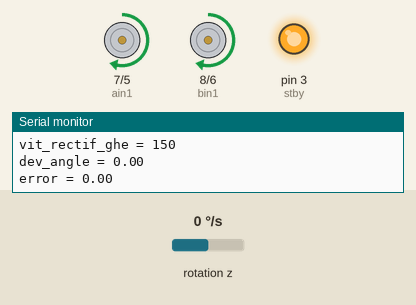
The sketch below on a simulated Arduino Uno, built with avr-gcc and run on an emulated ATmega328P. Shown: direction and speed pins drawn as motors (green arrow = direction pin HIGH = forward, orange = LOW = backward, longer = more drive, stopped while the standby pin is LOW), output pins drawn as LEDs (lit = HIGH), the last lines printed to the serial monitor. Wiring (inferred from the names in the program): MPU-6050 motion sensor at I2C address 0x68. The test bench sets the inputs (shaded band); at power-on: rotation z 0 °/s.

Above: at 3.2 s.
3.3 s: rotation z set to -100 °/s
At 4.6 s:
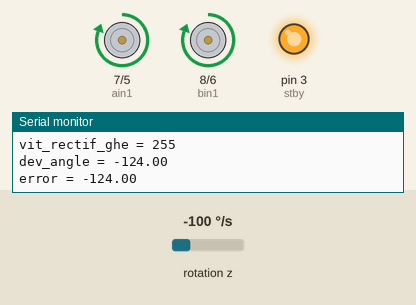
6.3 s: rotation z set to 100 °/s
At 8.4 s:
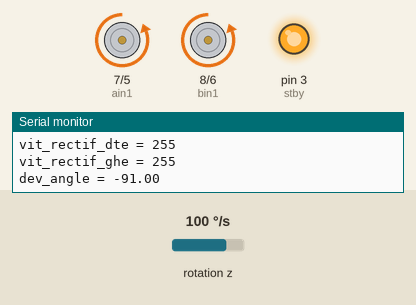
9.3 s: rotation z set to 6 °/s
At 11.94 s:
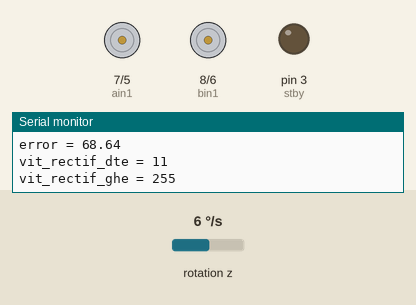
12.3 s: rotation z set to -1 °/s
Timing chart, 0 to 26.3 s (numbered marks = the images above; inputs shaded):
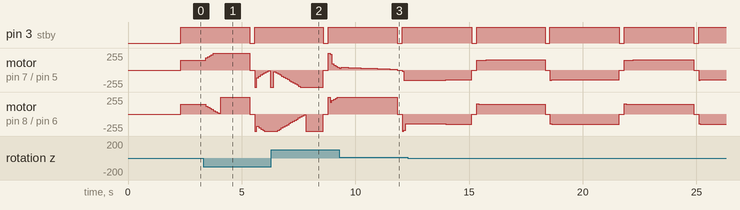

The sketch:

3-trajectory_correction.ino
```cpp
#include <Wire.h>
//motor driver parameter
unsigned int pwmA = 5;
unsigned int pwmB = 6;
unsigned int ain1 = 7;
unsigned int bin1 = 8;
unsigned int stby = 3;
unsigned int vit = 150;
//MPU parameters
unsigned int FSEL = 0; //0=> 250°/s; 1=>500°/s; 2=>1000°/s; 3=>2000°/s
unsigned int MPU_addr = 0b1101000;
unsigned int gyroz_out_h = 0X47;
unsigned int gyroz_out_l = 0X48;
float gz0,gz1=0.0;

unsigned long t2=0;
unsigned int direction = 1;
float error_1, erreur_cumul = 0.0;

//function to read one byte in I²C protocol
int lire_byte_i2c(int addr, int RA){
  int data = 0;
  Wire.beginTransmission(addr);
  Wire.write(RA);
  Wire.endTransmission();
  Wire.requestFrom(addr,1);
  if(Wire.available()!=0){
    data = Wire.read();
    //Serial.println(data);
  }
  return data;
}

//function to write one byte in I²C protocol
void ecrire_byte_i2c(int addr,int RA,int data){
  Wire.beginTransmission(addr);
  Wire.write(RA);
  Wire.write(data);
  Wire.endTransmission();
}

//function to setup the motor driver
void motor_driver_setup(int vit){
  pinMode(pwmA,OUTPUT);
  pinMode(pwmB,OUTPUT);
  pinMode(ain1,OUTPUT);
  pinMode(bin1,OUTPUT);
  pinMode(stby,OUTPUT);
}

//function to setup the MPU6050
void mpu_setup(){
  //initialisaiton de la communication I²C
  Wire.begin();
  //configuration de l'horloge source et désactivation du capteur de température, du mode sleep et cycle (registre 0X6B)
  ecrire_byte_i2c(MPU_addr,0X6B,0X09);
  //configuration du registre du gyroscope (registre 0x1B)
  ecrire_byte_i2c(MPU_addr,0X1B,0b00<<3);
  delay(2000);//==> VERY IMPORTANT
  //calibrage du gyroscope
  for (int i = 0; i < 100; i++) {
    gz1 = (lire_byte_i2c(MPU_addr,gyroz_out_h)<<8) | (lire_byte_i2c(MPU_addr,gyroz_out_l));
    gz0 += gz1;
  }
  gz0 /= 100;
}

//function to get the deviation angle
float get_dev_angle(float tol){
  static float dev_cumul = 0.0;
  unsigned long t1 = 0;
  //enregistrement de la date de début de la mesure
  t1 = millis();
  //lecture de la valeur de la vitesse de rotation angulaire
  gz1 = (lire_byte_i2c(MPU_addr,gyroz_out_h)<<8) | (lire_byte_i2c(MPU_addr,gyroz_out_l));
  //calcul de l'angle de déviation instantanée
  float dev_inst = (gz1-gz0)/131*(t1-t2)/1000;
  //enregistrement de la date de fin de la mesure
  t2=t1;
  //tolérance à l'erreur de 0.05°
  if (fabs(dev_inst)<tol) dev_inst = 0.0;
  //Serial.print("dev_inst: ");
  //Serial.println(dev_inst);
  //déviation cumulée
  dev_cumul +=dev_inst;
  //Serial.print("déviation cumulé: ");
  //Serial.println(dev_cumul);
  return dev_cumul;
}

void setup() {
  //initialisation de la communication série
  Serial.begin(9600);
  motor_driver_setup(vit);
  mpu_setup();
}

void loop() {
  float tol = 0.05; //tolérance de l'erreur de déviation
  float ref_angle; //angle de départ
  float dev_angle; //angle après mouvement
  unsigned int checking_period = 10; //période de réalisation des contrôls en ms
  unsigned long t1,t2=0; //variable pour mesure de durée
  unsigned long mvt_duration = 3000; //durée du mouvement en ms
  unsigned int Kp = 2; //paramètre proportionnel du correcteur PID
  unsigned int Kd = 2; //paramètre dérivé du correcteur PID
  unsigned int Ki = 0.5; //paramètre intégral du correcteur PID

  digitalWrite(stby,0); //stabilisation du robot avant mesure de l'angle de référence
  delay(100); //stabilisation du robot avant mesure de l'angle de référence
  //Relever l'angle de rotation par rapport à l'axe Z avant un mouvement en ligne droite
  ref_angle = get_dev_angle(tol);
  delay(100); //stabilisation du robot après mesure de l'angle de référence
  //relever la date de départ
  t1 = millis();
  t2 = millis();//pour s'assurer que lors de la première itération, t2-t1<mvt_duration
  while((t2-t1)<mvt_duration){
    dev_angle = get_dev_angle(tol);
    Serial.print("dev_angle = ");
    Serial.println(dev_angle);
    //Corriger la trajectoire si déviation
    float error = dev_angle-ref_angle;
    erreur_cumul += error;
    Serial.print("error = ");
    Serial.println(error);
    //unsigned int vit_rectif_dte = -error*Kp + vit; //nouvelle vitesse à appliquer à la roue droite
    //unsigned int vit_rectif_ghe = error*Kp + vit; //nouvelle vitesse à appliquer à la roue gauche
    //correction dérivé + proportionnel
    //unsigned int vit_rectif_dte = -(error-error_1)*Kd - error*Kp + vit; //nouvelle vitesse à appliquer à la roue droite
    //unsigned int vit_rectif_ghe = (error-error_1)*Kd + error*Kp + vit; //nouvelle vitesse à appliquer à la roue gauche
    //correcteur PID
    unsigned int vit_rectif_dte = -erreur_cumul*Ki -(error-error_1)*Kd - error*Kp + vit; //nouvelle vitesse à appliquer à la roue droite
    unsigned int vit_rectif_ghe = erreur_cumul*Ki + (error-error_1)*Kd + error*Kp + vit; //nouvelle vitesse à appliquer à la roue gauche
    //restriction de la variation de vit_rectif à [0;255]
    if(vit_rectif_dte>255) vit_rectif_dte=255;
    if(vit_rectif_dte<10) vit_rectif_dte=10;
    if(vit_rectif_ghe>255) vit_rectif_ghe=255;
    if(vit_rectif_ghe<10) vit_rectif_ghe=10;
    Serial.print("vit_rectif_dte = ");
    Serial.println(vit_rectif_dte);
    Serial.print("vit_rectif_ghe = ");
    Serial.println(vit_rectif_ghe);

    if(direction){
      analogWrite(pwmA,vit_rectif_dte);
      analogWrite(pwmB,vit_rectif_ghe);
      digitalWrite(ain1,direction);
      digitalWrite(bin1,direction);
      digitalWrite(stby,1);
    }else{
      analogWrite(pwmA,vit_rectif_ghe);
      analogWrite(pwmB,vit_rectif_dte);
      digitalWrite(ain1,direction);
      digitalWrite(bin1,direction);
      digitalWrite(stby,1);
    }

    //Toutes les checking_period ms, contrôler la présence d'une déviation
    delay(checking_period);
    //date de fin de l'itération
    t2 = millis();
    error_1 = error;
  }
  direction = !direction;
}
```

Measured:
- by itself, pin 3 (stby): alternates HIGH for 3.1 s and LOW for 0.21 s
